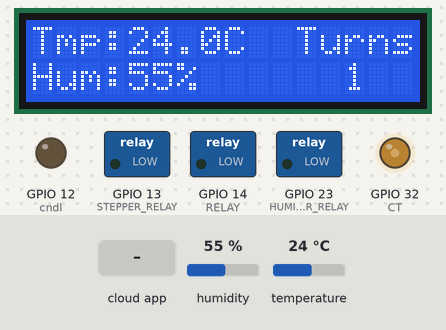
Bench run of a sketch on a simulated ESP32. Shown: 16×2 character LCD, switched loads named in the sketch (green lamp = pin HIGH), output pins drawn as LEDs (lit = HIGH). The inputs (shaded band) are chosen by the test bench; at power-on: humidity 55 %, temperature 24 °C. WiFi joins after 1.5 s; servers stay silent unless stated; the Firebase database answers and starts empty; what the sketch prints to the serial monitor is not drawn.

Above: at 15.0 s.
15.1 s: the phone or cloud app sets Candle to 1
At 17.7 s:
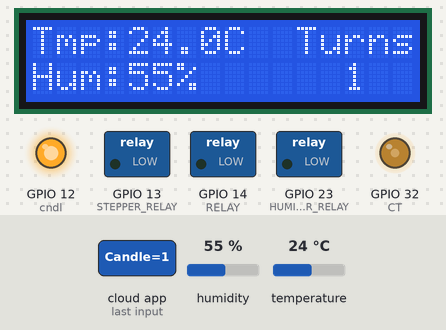
18.0 s: humidity set to 22 %
At 18.9 s:
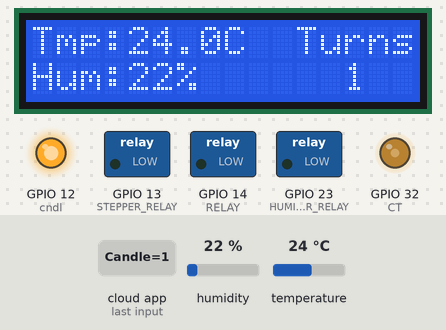
19.5 s: temperature set to 12 °C
At 20.9 s:
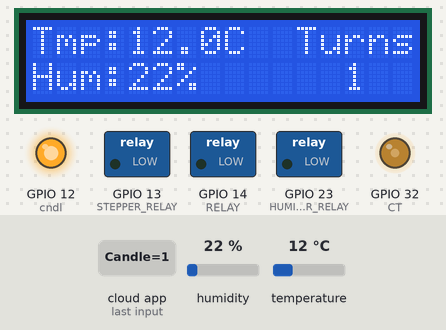
21.5 s: humidity set to 40 %
At 22.8 s:
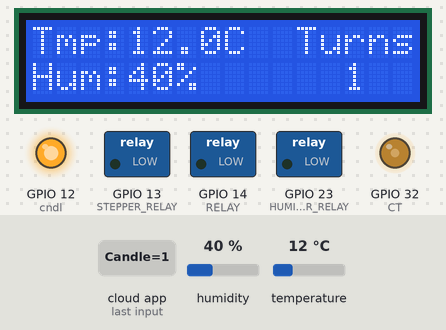
23.6 s: temperature set to 19 °C
At 24.8 s:
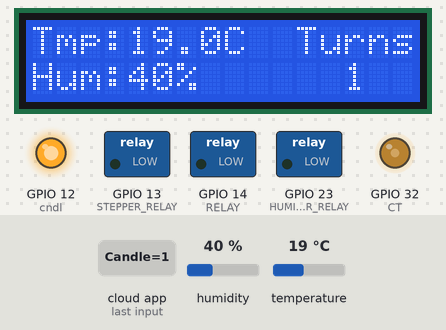
25.7 s: the phone or cloud app sets Candle to 0
At 26.9 s:
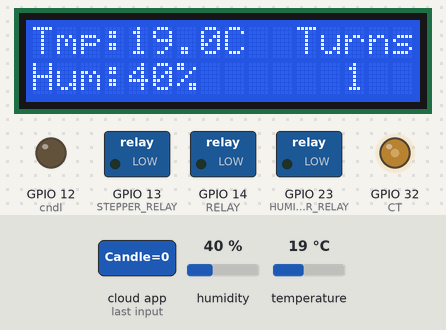
Timing chart, 0 to 28.7 s (numbered marks = the images above; inputs shaded):
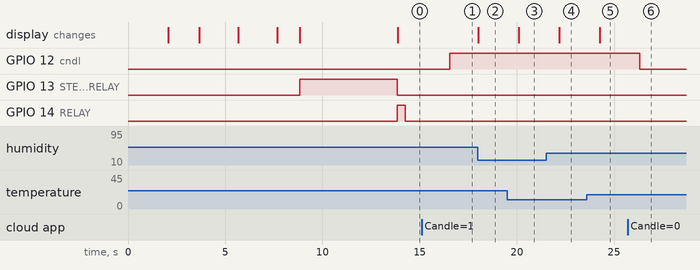

The sketch:

RTOS_Incubator.ino
```cpp
#include <DHT.h>
#include <FirebaseESP32.h>
#include <WiFi.h>
#include <LiquidCrystal.h>
#include <freertos/FreeRTOS.h>
#include <freertos/task.h>

// WiFi credentials
#define WIFI_SSID "Incubator"
#define WIFI_PASSWORD "Incubator"

// Firebase credentials
#define FIREBASE_HOST "https://myfirebaseproject-63b3e-default-rtdb.firebaseio.com"  // e.g., "your-project-id.firebaseio.com"
#define FIREBASE_AUTH "wb3Rq3TRqzPtMbvBqPhlmfG5FyHiZ4GBAj9ppOx0"
// FirebaseData fbdo;
FirebaseAuth auth;
FirebaseConfig config;

// DHT11 pins
// #define DHTPIN1 25
// #define DHTPIN2 33
#define DHTPIN 33
#define DHTTYPE DHT11

// Relay pins
// #define RELAY1 13
// #define RELAY2 12
#define RELAY 14
#define HUMIDIFIER_RELAY 23
#define STEPPER_RELAY 13

// LCD pins
#define RS 22
#define EN 21
#define D4 19
#define D5 18
#define D6 5
#define D7 4
#define CT 32
#define cndl 12

// Initialize DHT sensors
DHT dht(DHTPIN, DHTTYPE);

// Initialize LCD
LiquidCrystal lcd(RS, EN, D4, D5, D6, D7);

// Firebase object
FirebaseData firebaseData;

// Variables
volatile float maxTemp = 38, minTemp = 36, maxHumidity = 60, minHumidity = 50;
// volatile float temp;
// volatile int humidity;
volatile int stepperActivationsPerDay = 3;
volatile int stepperActivationCount = 1;
int d;
unsigned long lastStepperActivationTime = 0;
unsigned long stepperActivationInterval = 28800; // Interval between activations
int Days = 0;
unsigned long dayCounter = 0;
// Task handles
TaskHandle_t firebaseTaskHandle;
TaskHandle_t sensorRelayDisplayTaskHandle;

void setup() {
  Serial.begin(115200);

  // Initialize DHT sensors
  dht.begin();

  // Initialize relays
  pinMode(RELAY, OUTPUT);
  pinMode(HUMIDIFIER_RELAY, OUTPUT);
  pinMode(STEPPER_RELAY, OUTPUT);
  pinMode(CT, OUTPUT);
  pinMode(cndl,OUTPUT);
  analogWrite(CT, 100);
  digitalWrite(RELAY, LOW);
  digitalWrite(HUMIDIFIER_RELAY, LOW);
  digitalWrite(STEPPER_RELAY, LOW);
  digitalWrite(cndl,LOW);

  // Initialize LCD
  lcd.begin(16, 2);
  lcd.setCursor(3, 0);
  lcd.print("Incubator");
  lcd.setCursor(5, 1);
  lcd.print("System");
  delay(2000);
  lcd.clear();
  lcd.setCursor(3, 0);
  lcd.print("Connecting");
  lcd.setCursor(4, 1);
  lcd.print("to WiFi");
  delay(100);
  // Connect to WiFi
  WiFi.begin(WIFI_SSID, WIFI_PASSWORD);
  Serial.print("Connecting to Wi-Fi");
  while (WiFi.status() != WL_CONNECTED && millis() <= 10000) {
    delay(500);
    Serial.print(".");
  }
  if(WiFi.status() == WL_CONNECTED){
  Serial.println("Connected to Wi-Fi");
  lcd.clear();
  lcd.setCursor(4,0);
  lcd.print("Connected");
  delay(2000);
  lcd.clear();
  lcd.setCursor(2,0);
  lcd.print("Fetching Data");
  lcd.setCursor(4,1);
  lcd.print("From Cloud");
  delay(2000);
  lcd.clear();
  lcd.setCursor(4,1);
  lcd.print("Done!");
  delay(1000);
  // Initialize Firebase
  config.api_key =  FIREBASE_AUTH;
  config.database_url = FIREBASE_HOST;
  Firebase.begin(FIREBASE_HOST, FIREBASE_AUTH);
  Firebase.setDoubleDigits(7);

  if (Firebase.RTDB.getString(&firebaseData, "/Incubator1/dayCounter")) {
    String f = firebaseData.stringData();
    f.replace(String("\""), "");
    f.replace(String("\\"), "");
    f.replace(String("\""), "");
    f.trim();
    dayCounter = f.toInt();
  }
  // Firebase.reconnectWiFi(true);
  }
  else{
    lcd.clear();
    lcd.setCursor(2,0);
    lcd.print("No Available");
    lcd.setCursor(4,1);
    lcd.print("WiFi");
    delay(2000);
  }


  lcd.clear();
  lcd.setCursor(4, 0);
  lcd.print("Turning..");
  digitalWrite(STEPPER_RELAY, HIGH); // Turn on stepper relay
  delay(5000); // Keep it on for 5 seconds (adjust as needed)
  digitalWrite(STEPPER_RELAY, LOW); // Turn off stepper relay


  // Create RTOS tasks
  xTaskCreatePinnedToCore(firebaseTask, "FirebaseTask", 10000, NULL, 1, &firebaseTaskHandle, 1);
  xTaskCreatePinnedToCore(sensorRelayDisplayTask, "SensorRelayDisplayTask", 10000, NULL, 1, &sensorRelayDisplayTaskHandle, 0);

}

void loop() {
  // The loop function is not used in RTOS-based implementations
  vTaskDelete(NULL); // Delete the default task created by Arduino
}

void firebaseTask(void *parameter) {
  for (;;) {
    int a=0;
    // dayCounter = dayCounter + (millis()/1000);
    if(WiFi.status() == WL_CONNECTED){
    if (dayCounter + (millis()/1000) == 86400){
    Days += 1; Firebase.RTDB.setInt(&firebaseData,"/Incubator1/Days", Days);}
    fetchFirebaseSettings();
    // Serial.println("fetched");
    sendDataToFirebase();
    if(a==0){
    config.api_key =  FIREBASE_AUTH;
    config.database_url = FIREBASE_HOST;
    Firebase.begin(FIREBASE_HOST, FIREBASE_AUTH);
    Firebase.setDoubleDigits(7); a=1;
    }
    vTaskDelay(pdMS_TO_TICKS(300)); // Delay for 5 seconds
    }
    else{a=0; //Serial.println("No Connection");
    }
  }
}

void sensorRelayDisplayTask(void *parameter) {
  for (;;) {
    // Read sensor data
    float temp = dht.readTemperature();
    int humidity = dht.readHumidity();
    if (isnan(temp) || isnan(humidity)){ temp = 0; humidity=0;}
    Serial.println(temp);
    Serial.println(humidity);
    // Control heating relays
    controlRelay(RELAY, temp, minTemp, maxTemp);

    //control humidifier
    controlHumidity(HUMIDIFIER_RELAY, humidity, minHumidity, maxHumidity);
    // Control stepper motor relay
    controlStepperMotor();

    // Display data on LCD
    displayOnLCD(temp,humidity,stepperActivationCount);
    Serial.println(maxTemp);
    Serial.println(minTemp);
    Serial.println(minHumidity);
    Serial.println(maxHumidity);
    vTaskDelay(pdMS_TO_TICKS(200)); // Delay for 5 seconds
  }
}

void fetchFirebaseSettings() {
  // Fetch maxTemp
  if (Firebase.RTDB.getString(&firebaseData, "/Incubator1/maxTemp")) {
    String f = firebaseData.stringData();
    f.replace(String("\""), "");
    f.replace(String("\\"), "");
    f.replace(String("\""), "");
    f.trim();
    maxTemp = f.toFloat();

  }

  // Fetch minTemp
  if (Firebase.RTDB.getString(&firebaseData, "/Incubator1/minTemp")) {
    String f = firebaseData.stringData();
    f.replace(String("\""), "");
    f.replace(String("\\"), "");
    f.replace(String("\""), "");
    f.trim();
    minTemp = f.toFloat();

  }

  // Fetch maxHumidity
  if (Firebase.RTDB.getString(&firebaseData, "/Incubator1/maxHumidity")) {
    String f = firebaseData.stringData();
    f.replace(String("\""), "");
    f.replace(String("\\"), "");
    f.replace(String("\""), "");
    f.trim();
    maxHumidity = f.toFloat();
  }

  // Fetch minHumidity
  if (Firebase.RTDB.getString(&firebaseData, "/Incubator1/minHumidity")) {
    String f = firebaseData.stringData();
    f.replace(String("\""), "");
    f.replace(String("\\"), "");
    f.replace(String("\""), "");
    f.trim();
    minHumidity = f.toFloat();
  }

  if (Firebase.RTDB.getString(&firebaseData, "/Incubator1/Candle")) {
    String f = firebaseData.stringData();
    f.replace(String("\""), "");
    f.replace(String("\\"), "");
    f.replace(String("\""), "");
    f.trim();
    int Candle = f.toInt();
    digitalWrite(cndl,Candle);
  }

  // Fetch stepperActivationsPerDay
  if (Firebase.RTDB.getString(&firebaseData, "/Incubator1/stepperActivationsPerDay")) {
    String f = firebaseData.stringData();
    f.replace(String("\""), "");
    f.replace(String("\\"), "");
    f.replace(String("\""), "");
    f.trim();
    stepperActivationsPerDay = f.toInt();
    // Calculate the interval between activations
    if (stepperActivationsPerDay > 0) {
      stepperActivationInterval = 86400 / stepperActivationsPerDay; // 86400 seconds in a day
    }
  }
}

void sendDataToFirebase() {
  float temp = dht.readTemperature();
  int humidity = dht.readHumidity();

  Firebase.RTDB.setFloat(&firebaseData, "/Incubator1/temperature", temp);
  Firebase.RTDB.setInt(&firebaseData, "/Incubator1/humidity", humidity);
  Firebase.RTDB.setInt(&firebaseData, "/Incubator1/stepperActivationCount", stepperActivationCount);
  Firebase.RTDB.setInt(&firebaseData,"/Incubator1/Candling", digitalRead(cndl));
  Firebase.RTDB.setInt(&firebaseData,"/Incubator1/dayCounter", dayCounter + (millis()/1000));
}

void controlRelay(int relayPin, float sensorValue, float minVal, float maxVal) {
  if (sensorValue > 5 && sensorValue < minVal) {
    digitalWrite(relayPin, HIGH); // Turn on relay
  } else if (sensorValue > maxVal) {
    digitalWrite(relayPin, LOW); // Turn off relay
  }
}

void controlHumidity(int humidPin, int sensorValue, int minVal, int maxVal) {
  if (sensorValue >0 && sensorValue < minVal && d == 0) {
    digitalWrite(HUMIDIFIER_RELAY,HIGH);
    delay(300);
    digitalWrite(HUMIDIFIER_RELAY,LOW);
    d=1;
     // Turn on relay
  } else if (sensorValue > maxVal && d == 1) {
    digitalWrite(HUMIDIFIER_RELAY,HIGH);
    delay(500);
    digitalWrite(HUMIDIFIER_RELAY,LOW);
    delay(1000);
    digitalWrite(HUMIDIFIER_RELAY,HIGH);
    delay(300);
    digitalWrite(HUMIDIFIER_RELAY,LOW); // Turn off relay
   d = 0;
  }
  // else {
  //   digitalWrite(humidPin,LOW);
  //   delay(200);
  //   digitalWrite(humidPin,HIGH);}
}


void controlStepperMotor() {
  unsigned long currentTime = millis() / 1000; // Convert to seconds
  if (stepperActivationCount < stepperActivationsPerDay) {
    if (currentTime - lastStepperActivationTime >= stepperActivationInterval) {
      digitalWrite(STEPPER_RELAY, HIGH); // Turn on stepper relay
      delay(5000); // Keep it on for 5 seconds (adjust as needed)
      digitalWrite(STEPPER_RELAY, LOW); // Turn off stepper relay
      stepperActivationCount++;
      lastStepperActivationTime = currentTime;
    }
  }
}

void displayOnLCD(float temp,int humidity,int count) {
  lcd.clear();
  lcd.setCursor(0, 0);
  lcd.print("Tmp:"); lcd.print(temp,1); lcd.print("C");
  lcd.setCursor(0, 1);
  lcd.print("Hum:"); lcd.print(humidity); lcd.print("%");
  lcd.setCursor(11,0); lcd.print("Turns");
  lcd.setCursor(13,1); lcd.print(count);
}
```

Measured:
- after the input at 15.1 s, GPIO 12 (cndl): LOW → HIGH after 1.5 s
- after the input at 18.0 s, the display: changes at once (image 2)
- after the input at 19.5 s, the display: changes after 0.60 s (image 3)
- after the input at 21.5 s, the display: changes after 0.68 s (image 4)
- after the input at 23.6 s, the display: changes after 0.66 s (image 5)
- after the input at 25.7 s, GPIO 12 (cndl): HIGH → LOW after 0.63 s
